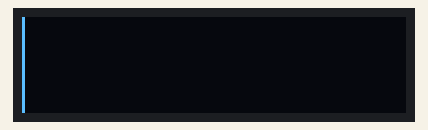
Simulated run of this sketch. Board: Arduino Uno, built with avr-gcc and run on an emulated ATmega328P. On the bench: 128×32 one-colour display. The display library's start-up logo is not drawn; what the sketch prints to the serial monitor is not drawn.

Above: at 2.6 s.
At 3.1 s:
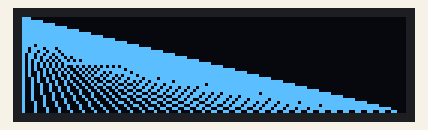
At 5.1 s:
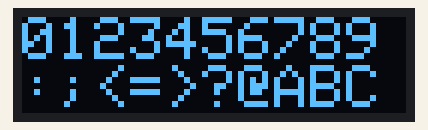

Measured:
- what the display in image 1 shows lasts 2.1 s, from 3.0 s to 5.1 s

The sketch:

afficheurOled.ino
```cpp
#include <SPI.h>
#include <Wire.h>
#include <Adafruit_GFX.h>
#include <Adafruit_SSD1306.h>


#define SCREEN_WIDTH 128 // OLED display width, in pixels
#define SCREEN_HEIGHT 32 // OLED display height, in pixels

#define OLED_RESET     -1 // Reset pin # (or -1 if sharing Arduino reset pin)
#define SCREEN_ADDRESS 0x3C ///< See datasheet for Address; 0x3D for 128x64, 0x3C for 128x32
Adafruit_SSD1306 display(SCREEN_WIDTH, SCREEN_HEIGHT, &Wire, OLED_RESET);


#include "LibVide.h"

LibVide libTest(0,0);

void setup(void){
  Serial.begin(115200);
  delay(500);

  Serial.println("Test OLED 128*32");

  // SSD1306_SWITCHCAPVCC = generate display voltage from 3.3V internally
  if(!display.begin(SSD1306_SWITCHCAPVCC, SCREEN_ADDRESS)) {
    Serial.println(F("SSD1306 allocation failed"));
    for(;;); // Don't proceed, loop forever
  }
  // Show initial display buffer contents on the screen --
  // the library initializes this with an Adafruit splash screen.
  display.display();
  delay(2000); // Pause for 2 seconds

  // Clear the buffer
  display.clearDisplay();

  for(int i=0; i<display.width(); i+=4) {
    display.drawLine(0, 0, i, display.height()-1, SSD1306_WHITE);
    display.display(); // Update screen with each newly-drawn line
    delay(1);
  }

  delay(2000); // Pause for 2 seconds

   // Clear the buffer
  display.clearDisplay();

  display.setTextSize(2);      // Normal 1:1 pixel scale
  display.setTextColor(SSD1306_WHITE); // Draw white text
  display.setCursor(0, 0);     // Start at top-left corner
  display.cp437(true);         // Use full 256 char 'Code Page 437' font

  // Not all the characters will fit on the display. This is normal.
  // Library will draw what it can and the rest will be clipped.
  for(int16_t i=48; i<112; i++) {
    if(i == '\n') display.write(' ');
    else          display.write(i);
  }

  display.display();

}
void loop(void){
  Serial.println("Test");
  delay(1000);
}
```

LibVide.cpp
```cpp
/*!
 * \file 	LibVide.cpp
 * \brief 	Le fichier source de la classe LibGVide
 * \author  LaboCesson
 * \version 1.0
 * \date    Janvier 2025
 */

#include "LibVide.h"


LibVide::LibVide(unsigned char param1,unsigned char param2) {
  m_debug = false;
}


bool LibVide::uneFonctionPublique(unsigned char param1,unsigned char param2) {
}


bool LibVide::uneFonctionPrivee(unsigned char param1,unsigned char param2) {
}
```

LibVide.h
```cpp
/*!
 * \file 	LibVide.h
 * \brief 	Le fichier de définition de la classe LibVide
 * \author  LaboCesson
 * \version 1.0
 * \date    Janvier 2025
 */

#ifndef _LIB_VIDE_H_
#define _LIB_VIDE_H_


/// \class LibVideo
/// \brief Description du role de la librairie
class LibVide
{
  public:

  LibVide(
		unsigned char param1,  ///< Desciption du role du parametre 1
		unsigned char param2   ///< Desciption du role du parametre 2
	);

	/// \details Décrire le rôle de la fonction uneFonctionPublique
 	/// \return true ou false si blabla
   bool uneFonctionPublique(
		unsigned char param1,  ///< Desciption du role du parametre 1
		unsigned char param2   ///< Desciption du role du parametre 2
	);

  private:
    bool          m_debug;

	/// \details Décrire le rôle de la fonction uneFonctionPrivée
 	/// \return true ou false si blabla
   bool uneFonctionPrivee(
		unsigned char param1,  ///< Desciption du role du parametre 1
		unsigned char param2   ///< Desciption du role du parametre 2
	);


  protected:
};

#endif
```
